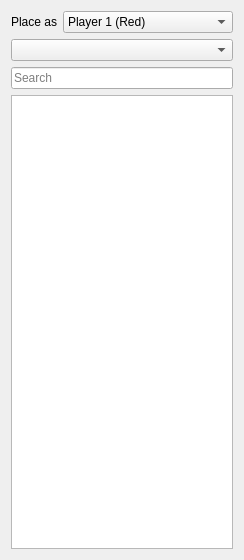
<?xml version="1.0" encoding="UTF-8"?>
<ui version="4.0">
 <class>UnitPalette</class>
 <widget class="QDialog" name="UnitPalette">
  <property name="geometry">
   <rect>
    <x>0</x>
    <y>0</y>
    <width>244</width>
    <height>560</height>
   </rect>
  </property>
  <property name="windowTitle">
   <string>Unit Palette</string>
  </property>
  <layout class="QVBoxLayout" name="verticalLayout">
   <item>
    <layout class="QHBoxLayout" name="horizontalLayout_2">
     <item>
      <widget class="QLabel" name="label">
       <property name="text">
        <string>Place as</string>
       </property>
      </widget>
     </item>
     <item>
      <widget class="QComboBox" name="type">
       <property name="sizePolicy">
        <sizepolicy hsizetype="Expanding" vsizetype="Fixed">
         <horstretch>0</horstretch>
         <verstretch>0</verstretch>
        </sizepolicy>
       </property>
       <item>
        <property name="text">
         <string>Player 1 (Red)</string>
        </property>
       </item>
      </widget>
     </item>
    </layout>
   </item>
   <item>
    <widget class="QComboBox" name="race">
     <property name="maxVisibleItems">
      <number>20</number>
     </property>
    </widget>
   </item>
   <item>
    <widget class="QLineEdit" name="search">
     <property name="enabled">
      <bool>true</bool>
     </property>
     <property name="placeholderText">
      <string>Search</string>
     </property>
    </widget>
   </item>
   <item>
    <widget class="QListView" name="units">
     <property name="uniformItemSizes">
      <bool>true</bool>
     </property>
    </widget>
   </item>
  </layout>
 </widget>
 <layoutdefault spacing="6" margin="11"/>
 <resources/>
 <connections/>
</ui>
